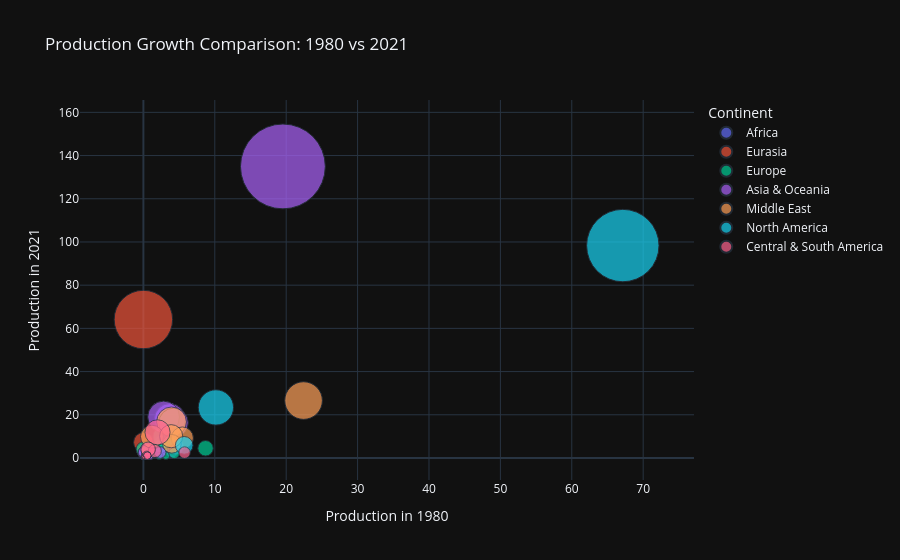

Notebook code cell kept with this figure:
### Code cell
df_prod['Total_production'] = pd.to_numeric(df_prod['Total_production'], errors='coerce').fillna(0)
fig_scatter = px.scatter(
    df_prod,
    x='1980',
    y='2021',
    size='2021',                
    color='Continent',          
    hover_name='Country',       
    size_max=60,               
    title='Production Growth Comparison: 1980 vs 2021',
    labels={'1980': 'Production in 1980', '2021': 'Production in 2021'},
    template='plotly_dark'     
)

fig_scatter.show()

### Figure 1 — Plotly figure (JSON) as saved in the notebook; plotly's stock layout.template omitted (floating-point values rounded to 4 significant figures)
{"data": [{"hovertemplate": "<b>%{hovertext}</b><br><br>Continent=Africa<br>Production in 1980=%{x}<br>Production in 2021=%{marker.size}<extra></extra>", "hovertext": ["Algeria", "Angola", "Benin", "Botswana", "Burkina Faso", "Burundi", "Cabo Verde", "Cameroon", "Central African Republic", "Chad", "Comoros", "Congo-Brazzaville", "Congo-Kinshasa", "Côte d’Ivoire", "Djibouti", "Egypt", "Equatorial Guinea", "Eritrea", "Eswatini", "Ethiopia", "Gabon", "Gambia, The", "Ghana", "Guinea", "Guinea-Bissau", "Kenya", "Lesotho", "Liberia", "Libya", "Madagascar", "Malawi", "Mali", "Mauritania", "Mauritius", "Morocco", "Mozambique", "Namibia", "Niger", "Nigeria", "Reunion", "Rwanda", "Saint Helena", "Sao Tome and Principe", "Senegal", "Seychelles", "Sierra Leone", "Somalia", "South Africa", "South Sudan", "Sudan", "Tanzania", "Togo", "Tunisia", "Uganda", "Western Sahara", "Zambia", "Zimbabwe"], "legendgroup": "Africa", "marker": {"color": "#636efa", "size": [6.657, 2.824, 7.07e-05, 0.04439, 0.002055, 0.002051, 0.0006404, 0.2665, 0.001316, 0.2004, 0.0, 0.5923, 0.144, 0.1883, 1.07e-05, 4.165, 0.4991, 0.0001491, 0.006599, 0.1287, 0.4019, 2.72e-05, 0.5617, 0.01773, 1.755e-05, 0.09549, 0.004397, 3.509e-05, 3.175, 0.006522, 0.01202, 0.009589, 0.004377, 0.006056, 0.07612, 0.6189, 0.01314, 0.02335, 5.151, 0.0, 0.00654, 0.0, 8.773e-05, 0.01198, 0.0006841, 0.001666, 0.0003113, 5.296, 0.2917, 0.2131, 0.09629, 0.001476, 0.1493, 0.03806, 0.0, 0.1701, 0.1163], "sizemode": "area", "sizeref": 0.03749, "symbol": "circle"}, "mode": "markers", "name": "Africa", "orientation": "v", "showlegend": true, "type": "scatter", "x": [2.803, 0.3351, 0.0, 0.008262, 0.0, 2.08e-05, 0.0, 0.1403, 0.0006856, 0.0, 2.08e-05, 0.1391, 0.0902, 0.01613, 0.0, 1.453, 2.08e-05, 0.0, 0.005452, 0.004914, 0.3824, 0.0, 0.05913, 0.001537, 0.0, 0.01228, 0.0, 0.003438, 4.029, 0.001517, 0.004031, 0.0008622, 0.0002597, 0.0008518, 0.03737, 0.1393, 0.0, 0.0004049, 4.493, 0.003137, 0.001153, 0.0, 7.27e-05, 0.0, 0.0, 0.0, 0.0, 2.535, 0.0, 0.005142, 0.01025, 0.0003947, 0.2449, 0.006576, 0.0, 0.1075, 0.1104], "xaxis": "x", "y": [6.657, 2.824, 7.07e-05, 0.04439, 0.002055, 0.002051, 0.0006404, 0.2665, 0.001316, 0.2004, 0.0, 0.5923, 0.144, 0.1883, 1.07e-05, 4.165, 0.4991, 0.0001491, 0.006599, 0.1287, 0.4019, 2.72e-05, 0.5617, 0.01773, 1.755e-05, 0.09549, 0.004397, 3.509e-05, 3.175, 0.006522, 0.01202, 0.009589, 0.004377, 0.006056, 0.07612, 0.6189, 0.01314, 0.02335, 5.151, 0.0, 0.00654, 0.0, 8.773e-05, 0.01198, 0.0006841, 0.001666, 0.0003113, 5.296, 0.2917, 0.2131, 0.09629, 0.001476, 0.1493, 0.03806, 0.0, 0.1701, 0.1163], "yaxis": "y"}, {"hovertemplate": "<b>%{hovertext}</b><br><br>Continent=Eurasia<br>Production in 1980=%{x}<br>Production in 2021=%{marker.size}<extra></extra>", "hovertext": ["Armenia", "Azerbaijan", "Belarus", "Former U.S.S.R.", "Georgia", "Kazakhstan", "Kyrgyzstan", "Moldova", "Russia", "Tajikistan", "Turkmenistan", "Ukraine", "Uzbekistan"], "legendgroup": "Eurasia", "marker": {"color": "#EF553B", "size": [0.04181, 2.701, 0.1472, 0.0, 0.0938, 7.262, 0.1494, 0.003834, 64.1, 0.2076, 3.696, 2.403, 1.984], "sizemode": "area", "sizeref": 0.03749, "symbol": "circle"}, "mode": "markers", "name": "Eurasia", "orientation": "v", "showlegend": true, "type": "scatter", "x": [0.0, 0.0, 0.0, 61.51, 0.0, 0.0, 0.0, 0.0, 0.0, 0.0, 0.0, 0.0, 0.0], "xaxis": "x", "y": [0.04181, 2.701, 0.1472, 0.0, 0.0938, 7.262, 0.1494, 0.003834, 64.1, 0.2076, 3.696, 2.403, 1.984], "yaxis": "y"}, {"hovertemplate": "<b>%{hovertext}</b><br><br>Continent=Europe<br>Production in 1980=%{x}<br>Production in 2021=%{marker.size}<extra></extra>", "hovertext": ["Albania", "Austria", "Belgium", "Bosnia and Herzegovina", "Bulgaria", "Croatia", "Cyprus", "Czechia", "Denmark", "Estonia", "Faroe Islands", "Finland", "Former Czechoslovakia", "Former Serbia and Montenegro", "Former Yugoslavia", "France", "Germany", "Germany, East", "Germany, West", "Gibraltar", "Greece", "Hungary", "Iceland", "Ireland", "Italy", "Kosovo", "Latvia", "Lithuania", "Luxembourg", "Malta", "Montenegro", "Netherlands", "North Macedonia", "Norway", "Poland", "Portugal", "Romania", "Serbia", "Slovakia", "Slovenia", "Spain", "Sweden", "Switzerland", "Turkiye", "United Kingdom"], "legendgroup": "Europe", "marker": {"color": "#00cc96", "size": [0.12, 0.5059, 0.6955, 0.1615, 0.4554, 0.1466, 0.00682, 0.8532, 0.4049, 0.02768, 0.001377, 0.5608, 0.0, 0.0, 0.0, 4.841, 4.082, 0.0, 0.0, 0.0, 0.2528, 0.3451, 0.169, 0.1566, 1.343, 0.07027, 0.03142, 0.02452, 0.00916, 0.002312, 0.0294, 1.135, 0.03924, 9.696, 2.225, 0.2732, 0.9594, 0.4414, 0.2468, 0.1328, 1.618, 1.5, 0.5572, 1.942, 4.504], "sizemode": "area", "sizeref": 0.03749, "symbol": "circle"}, "mode": "markers", "name": "Europe", "orientation": "v", "showlegend": true, "type": "scatter", "x": [0.1556, 0.4771, 0.2999, 0.0, 0.3237, 0.0, 0.0, 0.0, 0.0129, 0.0, 0.000509, 0.1744, 2.106, 0.0, 1.457, 2.354, 0.0, 4.975, 4.65, 0.0, 0.1562, 0.5219, 0.03223, 0.04249, 1.09, 0.0, 0.0, 0.0, 0.001195, 0.0, 0.0, 3.156, 0.0, 2.929, 4.312, 0.08863, 2.214, 0.0, 0.0, 0.0, 0.9373, 0.8733, 0.4754, 0.3839, 8.708], "xaxis": "x", "y": [0.12, 0.5059, 0.6955, 0.1615, 0.4554, 0.1466, 0.00682, 0.8532, 0.4049, 0.02768, 0.001377, 0.5608, 0.0, 0.0, 0.0, 4.841, 4.082, 0.0, 0.0, 0.0, 0.2528, 0.3451, 0.169, 0.1566, 1.343, 0.07027, 0.03142, 0.02452, 0.00916, 0.002312, 0.0294, 1.135, 0.03924, 9.696, 2.225, 0.2732, 0.9594, 0.4414, 0.2468, 0.1328, 1.618, 1.5, 0.5572, 1.942, 4.504], "yaxis": "y"}, {"hovertemplate": "<b>%{hovertext}</b><br><br>Continent=Asia & Oceania<br>Production in 1980=%{x}<br>Production in 2021=%{marker.size}<extra></extra>", "hovertext": ["Afghanistan", "American Samoa", "Australia", "Bangladesh", "Bhutan", "Brunei", "Burma", "Cambodia", "China", "Cook Islands", "Fiji", "French Polynesia", "Guam", "Hawaiian Trade Zone", "Hong Kong", "India", "Indonesia", "Japan", "Kiribati", "Laos", "Macau", "Malaysia", "Maldives", "Micronesia", "Mongolia", "Nauru", "Nepal", "New Caledonia", "New Zealand", "Niue", "North Korea", "Northern Mariana Islands", "Pakistan", "Papua New Guinea", "Philippines", "Samoa", "Singapore", "Solomon Islands", "South Korea", "Sri Lanka", "Taiwan", "Thailand", "Timor-Leste", "Tonga", "Tuvalu", "U.S. Pacific Islands", "Vanuatu", "Vietnam", "Wake Island"], "legendgroup": "Asia & Oceania", "marker": {"color": "#ab63fa", "size": [0.04121, 4.387e-05, 18.01, 0.9366, 0.08205, 0.6444, 0.7604, 0.03907, 135.0, 0.0001391, 0.006057, 0.001975, 0.0007362, 0.0, 0.001413, 18.99, 16.27, 2.565, 4.24e-05, 0.5519, 0.001671, 4.107, 0.0004457, 0.0, 1.369, 3.21e-05, 0.05414, 0.004024, 0.555, 0.0, 0.6655, 0.0, 1.927, 0.5086, 0.6133, 0.0005626, 0.02194, 6.05e-05, 1.885, 0.05271, 0.4363, 2.425, 0.2523, 8.773e-05, 0.0, 0.0, 0.0001161, 2.714, 0.0], "sizemode": "area", "sizeref": 0.03749, "symbol": "circle"}, "mode": "markers", "name": "Asia & Oceania", "orientation": "v", "showlegend": true, "type": "scatter", "x": [0.07256, 0.0, 3.722, 0.05354, 6.32e-05, 0.9458, 0.08672, 0.000509, 19.54, 0.0, 0.0, 0.0, 0.0, 0.0, 0.0, 2.831, 4.224, 2.345, 0.0, 0.009557, 0.0, 0.6609, 0.0, 0.0, 0.1298, 0.0, 0.001828, 0.002867, 0.3186, 0.0, 0.9046, 0.0, 0.4187, 0.003241, 0.09626, 7.27e-05, 0.0, 0.0, 0.532, 0.01521, 0.2335, 0.02965, 0.0, 0.0, 0.0, 0.0, 0.0, 0.1492, 0.0], "xaxis": "x", "y": [0.04121, 4.387e-05, 18.01, 0.9366, 0.08205, 0.6444, 0.7604, 0.03907, 135.0, 0.0001391, 0.006057, 0.001975, 0.0007362, 0.0, 0.001413, 18.99, 16.27, 2.565, 4.24e-05, 0.5519, 0.001671, 4.107, 0.0004457, 0.0, 1.369, 3.21e-05, 0.05414, 0.004024, 0.555, 0.0, 0.6655, 0.0, 1.927, 0.5086, 0.6133, 0.0005626, 0.02194, 6.05e-05, 1.885, 0.05271, 0.4363, 2.425, 0.2523, 8.773e-05, 0.0, 0.0, 0.0001161, 2.714, 0.0], "yaxis": "y"}, {"hovertemplate": "<b>%{hovertext}</b><br><br>Continent=Middle East<br>Production in 1980=%{x}<br>Production in 2021=%{marker.size}<extra></extra>", "hovertext": ["Bahrain", "Iran", "Iraq", "Israel", "Jordan", "Kuwait", "Lebanon", "Oman", "Palestinian Territories", "Qatar", "Saudi Arabia", "Syria", "United Arab Emirates", "Yemen"], "legendgroup": "Middle East", "marker": {"color": "#FFA15A", "size": [1.081, 16.7, 9.24, 0.6883, 0.05015, 6.545, 0.009896, 3.499, 0.001757, 9.879, 26.59, 0.3025, 10.09, 0.1286], "sizemode": "area", "sizeref": 0.03749, "symbol": "circle"}, "mode": "markers", "name": "Middle East", "orientation": "v", "showlegend": true, "type": "scatter", "x": [0.2208, 3.943, 5.45, 0.08112, 0.0, 3.99, 0.008736, 0.6384, 0.0, 1.199, 22.43, 0.4109, 3.887, 0.0], "xaxis": "x", "y": [1.081, 16.7, 9.24, 0.6883, 0.05015, 6.545, 0.009896, 3.499, 0.001757, 9.879, 26.59, 0.3025, 10.09, 0.1286], "yaxis": "y"}, {"hovertemplate": "<b>%{hovertext}</b><br><br>Continent=North America<br>Production in 1980=%{x}<br>Production in 2021=%{marker.size}<extra></extra>", "hovertext": ["Bermuda", "Canada", "Greenland", "Mexico", "Saint Pierre and Miquelon", "United States"], "legendgroup": "North America", "marker": {"color": "#19d3f3", "size": [0.0, 23.41, 0.004386, 5.867, 0.0, 98.34], "sizemode": "area", "sizeref": 0.03749, "symbol": "circle"}, "mode": "markers", "name": "North America", "orientation": "v", "showlegend": true, "type": "scatter", "x": [0.0, 10.16, 0.0, 5.714, 0.0, 67.15], "xaxis": "x", "y": [0.0, 23.41, 0.004386, 5.867, 0.0, 98.34], "yaxis": "y"}, {"hovertemplate": "<b>%{hovertext}</b><br><br>Continent=Central & South America<br>Production in 1980=%{x}<br>Production in 2021=%{marker.size}<extra></extra>", "hovertext": ["Antarctica", "Antigua and Barbuda", "Argentina", "Aruba", "Barbados", "Belize", "Bolivia", "Brazil", "British Virgin Islands", "Cayman Islands", "Chile", "Colombia", "Costa Rica", "Cuba", "Dominica", "Dominican Republic", "Ecuador", "El Salvador", "Falkland Islands", "French Guiana", "Grenada", "Guadeloupe", "Guatemala", "Guyana", "Haiti", "Honduras", "Jamaica", "Martinique", "Montserrat", "Netherlands Antilles", "Nicaragua", "Panama", "Paraguay", "Peru", "Puerto Rico", "Saint Kitts and Nevis", "Saint Lucia", "Saint Vincent/Grenadines", "Suriname", "The Bahamas", "Trinidad and Tobago", "Turks and Caicos Islands", "U.S. Virgin Islands", "Uruguay", "Venezuela"], "legendgroup": "Central & South America", "marker": {"color": "#FF6692", "size": [0.0, 0.0001712, 3.234, 0.001287, 0.003399, 0.004818, 0.7164, 11.88, 1.43e-05, 0.0001842, 0.4266, 4.006, 0.1115, 0.119, 0.0003616, 0.02624, 1.281, 0.04843, 5.88e-05, 0.0, 4.46e-05, 0.0, 0.09755, 0.0008282, 0.001173, 0.05737, 0.005328, 0.0, 0.0, 0.00239, 0.02413, 0.07322, 0.3511, 1.046, 0.004313, 5.264e-05, 2.77e-05, 0.0003772, 0.04344, 3.06e-05, 1.107, 1.07e-05, 0.0001498, 0.1197, 2.5], "sizemode": "area", "sizeref": 0.03749, "symbol": "circle"}, "mode": "markers", "name": "Central & South America", "orientation": "v", "showlegend": true, "type": "scatter", "x": [0.0, 0.0, 1.598, 0.0, 0.0004188, 0.0004155, 0.1479, 1.981, 0.0, 0.0, 0.2707, 0.6602, 0.02179, 0.02427, 9.35e-05, 0.006711, 0.4634, 0.01603, 0.0, 0.0, 0.0, 0.0, 0.01677, 5.19e-05, 0.002379, 0.00802, 0.001787, 0.0, 0.0, 0.0, 0.00561, 0.01034, 0.007448, 0.5392, 0.002119, 0.0, 0.0, 0.0001766, 0.009173, 0.0, 0.55, 0.0, 0.0, 0.02336, 5.767], "xaxis": "x", "y": [0.0, 0.0001712, 3.234, 0.001287, 0.003399, 0.004818, 0.7164, 11.88, 1.43e-05, 0.0001842, 0.4266, 4.006, 0.1115, 0.119, 0.0003616, 0.02624, 1.281, 0.04843, 5.88e-05, 0.0, 4.46e-05, 0.0, 0.09755, 0.0008282, 0.001173, 0.05737, 0.005328, 0.0, 0.0, 0.00239, 0.02413, 0.07322, 0.3511, 1.046, 0.004313, 5.264e-05, 2.77e-05, 0.0003772, 0.04344, 3.06e-05, 1.107, 1.07e-05, 0.0001498, 0.1197, 2.5], "yaxis": "y"}], "layout": {"legend": {"itemsizing": "constant", "title": {"text": "Continent"}, "tracegroupgap": 0}, "title": {"text": "Production Growth Comparison: 1980 vs 2021"}, "xaxis": {"anchor": "y", "domain": [0, 1], "title": {"text": "Production in 1980"}}, "yaxis": {"anchor": "x", "domain": [0, 1], "title": {"text": "Production in 2021"}}}}
